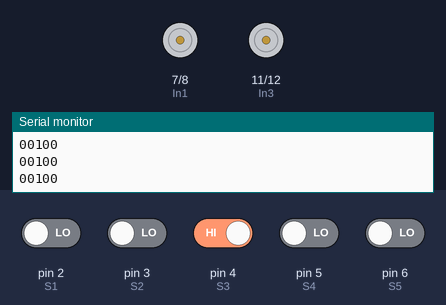
This sketch was run on a simulated Arduino Uno, built with avr-gcc and run on an emulated ATmega328P. Shown: motor-driver pin pairs drawn as motors (green arrow = first pin HIGH = forward, orange = second pin HIGH = backward, longer = more drive, scaled by the enable pin), the last lines printed to the serial monitor. Inputs (shaded band) come from the test bench; at power-on: pin 4 (S3) HIGH, pin 2 (S1), pin 3 (S2), pin 5 (S4), pin 6 (S5) LOW.

Above: at 1.2 s.
1.3 s: pin 2 (S1) driven HIGH and pin 3 (S2) driven HIGH and pin 4 (S3) driven LOW and pin 5 (S4) driven HIGH and pin 6 (S5) driven HIGH
At 2.5 s:
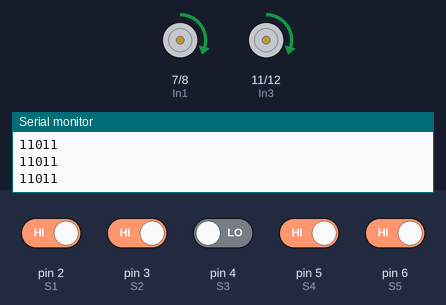
2.8 s: pin 4 (S3) driven HIGH and pin 6 (S5) driven LOW
At 3.9 s:
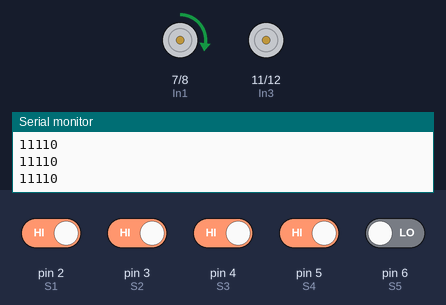
Timing chart, 0 to 5.8 s (numbered marks = the images above; inputs shaded):
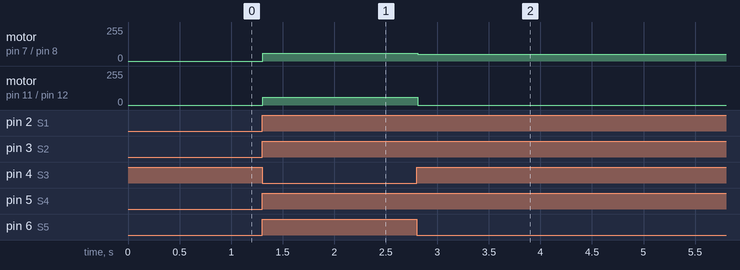

Measured:
- after the input at 1.3 s, motor on pin 7 (In1) / pin 8 (In2), motor on pin 11 (In3) / pin 12 (In4): stopped → forward 60/255 at once
- after the input at 2.8 s, motor on pin 7 (In1) / pin 8 (In2): forward 60/255 → forward 50/255 at once; motor on pin 11 (In3) / pin 12 (In4): forward 60/255 → stopped at once

The sketch:

line_follow.ino
```cpp
// C++ code
//

int In1 =7;///motor 1
int In2 =8;

int In3 =11; //motor2
int In4 =12;

int En1=9; //Enable pin 1
int En2=10;   //Enable pin 2

int S1=2;
int S2=3;
int S3=4;
int S4=5;
int S5=6;    // Sensor pin

int s1,s2,s3,s4,s5; //Sensor Data

void setup()
{
  pinMode(In1, OUTPUT);
  pinMode(In2, OUTPUT);
  pinMode(In3, OUTPUT);
  pinMode(In4, OUTPUT);
  pinMode(En1, OUTPUT);
  pinMode(En2, OUTPUT);

  pinMode(S1, INPUT);
  pinMode(S2, INPUT);
  pinMode(S3, INPUT);
  pinMode(S4, INPUT);
  pinMode(S5, INPUT);

  Serial.begin(9600);

  analogWrite(En1,255);
  analogWrite(En2,255);

}

void loop()
{
  s1=digitalRead(S1);
  s2=digitalRead(S2);
  s3=digitalRead(S3);
  s4=digitalRead(S4);
  s5=digitalRead(S5);


  Serial.print(s1);
  Serial.print(s2);
  Serial.print(s3);
  Serial.print(s4);
  Serial.println(s5);


  if (s1==1 && s2==1 && s3==0 && s4==1 && s5==1){
  forward();
  }
  if (s1==1 && s2==1 && s3==1 && s4==0 && s5==1){
  forward_right();
  }
  if (s1==1 && s2==0 && s3==1 && s4==1 && s5==1){
  forward_left();
  }

   else if (s1==1 && s2==1 && s3==1 && s4==1 && s5==0){
  right();
  }


   else if (s1==0 && s2==1 && s3==1 && s4==1 && s5==1){
  left();
  }

   else if (s1==0 && s2==0 && s3==0 && s4==1 && s5==1){
  left();
  }

   else if (s1==1 && s2==1 && s3==0 && s4==0 && s5==0){
  right();
  }


}


int forward(){
  analogWrite(En1,60);
  analogWrite(En2,60);

  digitalWrite(In1, HIGH);
  digitalWrite(In2, LOW);

  digitalWrite(In3, HIGH);
  digitalWrite(In4, LOW);

}

int forward_left(){
  analogWrite(En1,50);
  analogWrite(En2,53);

  digitalWrite(In1, HIGH);
  digitalWrite(In2, LOW);

  digitalWrite(In3, HIGH);
  digitalWrite(In4, LOW);

}

int forward_right(){
  analogWrite(En1,53);
  analogWrite(En2,50);

  digitalWrite(In1, HIGH);
  digitalWrite(In2, LOW);

  digitalWrite(In3, HIGH);
  digitalWrite(In4, LOW);

}


int back(){
  digitalWrite(In1, LOW);
  digitalWrite(In2, HIGH);

  digitalWrite(In3, LOW);
  digitalWrite(In4, HIGH);

}

int left(){
  analogWrite(En1,50);
  analogWrite(En2,50);

  digitalWrite(In1, LOW);
  digitalWrite(In2, LOW);

  digitalWrite(In3, HIGH);
  digitalWrite(In4, LOW);

}

int right(){
  analogWrite(En1,50);
  analogWrite(En2,50);

  digitalWrite(In1, HIGH);
  digitalWrite(In2, LOW);

  digitalWrite(In3, LOW);
  digitalWrite(In4, LOW);
}

int stop(){
  analogWrite(En1,0);
  analogWrite(En2,0);

  digitalWrite(In1, LOW);
  digitalWrite(In2, LOW);

  digitalWrite(In3, LOW);
  digitalWrite(In4, LOW);
}
```
